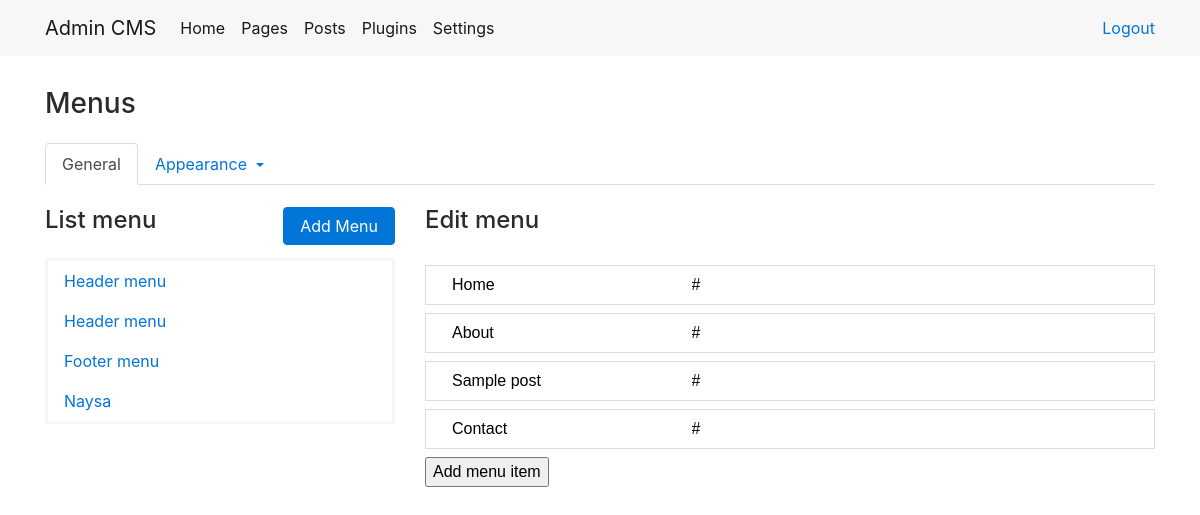
Screenshot of /admin/settings/appearance/menus/ (signed in) with the database file from the repository.
### tables this page shows
CREATE TABLE `menu` (
  `id` int(11) NOT NULL AUTO_INCREMENT,
  `name` varchar(255) NOT NULL,
  PRIMARY KEY (`id`)
);

CREATE TABLE `menu_item` (
  `id` int(11) NOT NULL AUTO_INCREMENT,
  `menu_id` int(11) NOT NULL DEFAULT '0',
  `name` varchar(255) NOT NULL,
  `parent` tinyint(1) DEFAULT '0',
  `position` int(11) NOT NULL DEFAULT '999',
  `link` varchar(255) NOT NULL DEFAULT '#',
  PRIMARY KEY (`id`)
);

### engine/Core/Template/View.php (called while the page is built, shortened)
<?php
class View
{
    public $di;
    public function __construct(DI $di)
    {
        $this->di      = $di;
    }
    public function render($template, $vars = [])
    {
        $templatePath = $this->getTemplatePath($template, ENV);
        $vars['lang'] = $this->di->get('language');
        extract($vars);
        try {
            require $templatePath;
        } catch (\Exception $e) {
            ob_end_clean();
            throw $e;
        }
    }
    private function getTemplatePath($template, $env = null)
    {
        return path('view') . '/' . $template . '.php';
    }
}

### admin/Controller/SettingController.php (called while the page is built, shortened)
<?php
class SettingController extends AdminController
{
    public function menus()
    {
        $this->request->get['menu_id'] = '';
        $this->data['menuId']    = $this->request->get['menu_id'];
        $this->data['menus']     = $this->model->menu->getList();
        $this->data['editMenu']  = $this->model->menuItem->getItems($this->data['menuId']);
        $this->view->render('setting/menus', $this->data);
    }
}

### engine/Cms.php (called while the page is built, shortened)
<?php
class Cms
{
    private $di;
    public function __construct($di)
    {
        $this->di = $di;
        $this->router = $this->di->get('router');
    }
    public function run()
    {
        try {
            $routerDispatch = $this->router->dispatch(Common::getMethod(), Common::getPathUrl());
            list($class, $action) = explode(':', $routerDispatch->getController(), 2);
            $parameters = $routerDispatch->getParameters();
            call_user_func_array([new $controller($this->di), $action], $parameters);
        }catch (\Exception $e) {
            echo $e->getMessage();
            exit;
        }
    }
}

### engine/bootstrap.php (called while the page is built, shortened)
<?php
try {
    $di = new DI();
    $di->set('model', []);
    $cms = new Cms($di);
    $cms->run();
} catch (\ErrorException $e) {
    echo $e->getMessage();
}

### admin/index.php (called while the page is built, shortened)
<?php
require_once '../engine/bootstrap.php';

### engine/Core/Database/Connection.php (called while the page is built, shortened)
<?php
class Connection
{
    private $link;
    private function connect()
    {
        $config = Config::group('database');
        $dsn = 'mysql:host='.$config['host'].';dbname='.$config['db_name'].';charset='.$config['charset'];
        $this->link = new PDO($dsn, $config['username'], $config['password']);
        return $this;
    }
    public function query($sql, $values = [], $statement = PDO::FETCH_OBJ)
    {
        $sth = $this->link->prepare($sql);
        $sth->execute($values);
        $result = $sth->fetchAll($statement);
        return $result;
    }
}

### engine/Core/Config/Repository.php (called while the page is built, shortened)
<?php
class Repository
{
    protected static $stored = [];
    public static function store($group, $key, $data)
    {
        if (!isset(static::$stored[$group]) || !is_array(static::$stored[$group])) {
            static::$stored[$group] = [];
        }
        static::$stored[$group][$key] = $data;
    }
    public static function retrieveGroup($group)
    {
        return isset(static::$stored[$group]) ? static::$stored[$group] : false;
    }
}

### engine/function.php (called while the page is built, shortened)
<?php
function path($section)
{
    $pathMask = ROOT_DIR . DS . '%s';
    switch (strtolower($section))
    {
    case 'config':
        return sprintf($pathMask, 'Config');
    case 'view':
        return sprintf($pathMask, 'View');
    }
}

### engine/Core/Config/Config.php (called while the page is built, shortened)
<?php
class Config
{
    public static function group($group)
    {
        return Repository::retrieveGroup($group);
    }
    public static function file($group = 'main')
    {
        $path = path('config') . DS . $group . '.php';
        if(file_exists($path)) {
            $items = include $path;
            if(!empty($items)) {
                return true;
            } else {
                throw new \Exception(
                    sprintf(
                        'Config file <strong>%s</strong> is not a valid array.', $path
                    )
                );
            }
        } else {
            throw new \Exception(
                sprintf('Cannot load config from file, file <strong>%s</strong> does not exist.', $path)
            );
        }
        return false;
    }
}

### admin/Config/database.php (called while the page is built)
<?php
return [
    'host'     => 'localhost',
    'db_name'  => 'cms',
    'username' => 'root',
    'password' => 'root',
    'charset'  => 'utf8'
];

### cms/Model/Menu/MenuRepository.php (called while the page is built, shortened)
<?php
class MenuRepository extends Model
{
    public function getList()
    {
        $sql = $this->queryBuilder->select()
                    ->from('menu')
                    ->orderBy('id', 'ASC')
                    ->sql();
        return $this->db->query($sql);
    }
}

### engine/Controller.php (called while the page is built, shortened)
<?php
abstract class Controller
{
    protected $di;
    public function __construct(DI $di)
    {
        $this->di      = $di;
    }
    public function __get($key)
    {
        return $this->di->get($key);
    }
}

### engine/DI/DI.php (called while the page is built, shortened)
<?php
class DI
{
    private $container = [];
    public function set($key, $value)
    {
        $this->container[$key] = $value;
        return $this;
    }
    public function get($key)
    {
        return $this->has($key);
    }
    public function has($key)
    {
        return isset($this->container[$key]) ? $this->container[$key] : null;
    }
}

### engine/Model.php (called while the page is built, shortened)
<?php
abstract class Model
{
    public function __construct(DI $di)
    {
        $this->di           = $di;
        $this->db           = $this->di->get('db');
        $this->queryBuilder = new QueryBuilder();
    }
}

### engine/Core/Database/QueryBuilder.php (called while the page is built, shortened)
<?php
class QueryBuilder
{
    protected $sql = [];
    public function select($fields = '*')
    {
        $this->sql['select'] = "SELECT {$fields} ";
        return $this;
    }
    public function from($table)
    {
        $this->sql['from'] = "FROM {$table} ";
        return $this;
    }
    public function where ($column, $value, $operator = '=')
    {
        $this->sql['where'][] = "{$column} {$operator} ?";
        return $this;
    }
    public function orderBy($field, $order)
    {
        $this->sql['order_by'] = "ORDER BY {$field} {$order}";
        return $this;
    }
    public function sql()
    {
        $sql = '';
        if (!empty($this->sql)) {
            foreach ($this->sql as $key => $value) {
                if ($key == 'where') {
                    $sql .= ' WHERE ';
                    foreach ($value as $where) {
                        $sql .= $where;
                    }
                } else {
                    $sql .= $value;
                }
            }
        }
        return $sql;
    }
    public function reset()
    {
        $this->sql    = [];
    }
}

### cms/Model/MenuItem/MenuItemRepository.php (called while the page is built, shortened)
<?php
class MenuItemRepository extends Model
{
    public function getItems($menuId, $params = [])
    {
        $sql = $this->queryBuilder
                    ->select()
                    ->from('menu_item')
                    ->where('menu_id', $menuId)
                    ->orderBy('position', 'ASC')
                    ->sql();
        return $this->db->query($sql, $this->queryBuilder->values);
    }
}

### admin/View/setting/menu_item.php (the view, shortened to what this page needs)
<li class="menu-item-<?= $item->id ?>" data-id="<?= $item->id ?>">
    <i class="icon-pencil icons"></i> <input type="text" value="<?= $item->name ?>" onchange="menu.updateItem(<?= $item->id ?>, 'name', this)">
    <i class="icon-link icons"></i> <input type="text" value="<?= $item->link ?>" onchange="menu.updateItem(<?= $item->id ?>, 'link', this)">
    <div class="menu-item-event">
        <button class="button-remove" onclick="menu.removeItem(<?= $item->id ?>)">
        </button>
        <i class="icon-cursor-move icons"></i>
    </div>
</li>

### admin/View/setting/menus.php (shortened to what this page needs)
<main>
    <div class="container">
        <div class="row">
            <div class="col page-title">
                <h3>Menus</h3>
            </div>
        </div>
        <div class="row">
            <div class="col">
                <div class="setting-tabs">
                </div>
            </div>
        </div>
        <div class="row">
            <div class="col-4">
                <h4 class="heading-setting-section">
                    List menu
                    <a href="javascript:void(0)" class="btn btn-primary" data-toggle="modal" data-target="#addMenu" data-whatever="@getbootstrap">
                        Add Menu
                    </a>
                </h4>
                <?php if(!empty($menus)): ?>
                    <div class="menu-list">
                        <ul class="nav flex-column">
                            <?php foreach($menus as $menu): ?>
                                <li class="nav-item">
                                    <a class="nav-link<?php if ($menuId == $menu->id) echo ' active'; ?>" href="?menu_id=<?php echo $menu->id ?>">
                                        <?php echo $menu->name ?>
                                    </a>
                                </li>
                            <?php endforeach; ?>
                        </ul>
                    </div>
                <?php else: ?>
                    <div class="empty-items">
                        <p>You do not have any menu created</p>
                    </div>
                <?php endif; ?>
            </div>
            <div class="col-8">
                <?php if ($menuId !== null): ?>
                    <h4 class="heading-setting-section">
                        Edit menu
                    </h4>
                    <br>
                    <ol id="listItems" class="edit-menu">
                        <?php foreach($editMenu as $item) {
                            Theme::block('setting/menu_item', [
                                'item' => $item
                            ]);
                        } ?>
                    </ol>
                    <button class="add-item-button" onclick="menu.addItem(<?php echo $menuId ?>)">
                        <i class="icon-plus icons"></i> Add menu item
                    </button>
                <?php endif; ?>
            </div>
        </div>
    </div>
</main>

### rows the page displays
menu: name "Header menu"
menu: name "Header menu"
menu: name "Footer menu"
menu: name "Naysa"
menu_item: name "Home", link "#"
menu_item: name "About", link "#"
menu_item: name "Sample post", link "#"
menu_item: name "Contact", link "#"

### other values shown
$lang->dashboardMenu[$key] "Home"
$lang->dashboardMenu[$key] "Pages"
$lang->dashboardMenu[$key] "Posts"
$lang->dashboardMenu[$key] "Plugins"
$lang->dashboardMenu[$key] "Settings"
